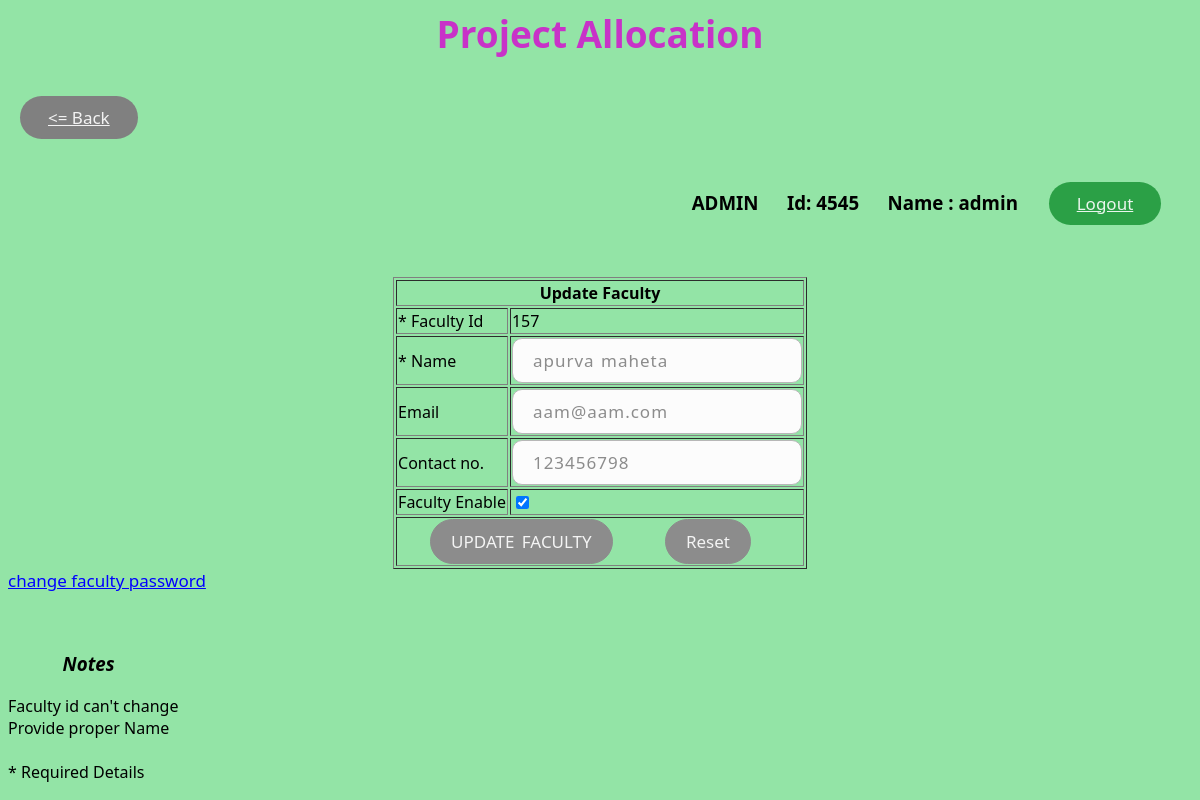
The page /admin/f/update_faculty.php?id=157 (signed in) on the database its author committed.
### tables this page shows
CREATE TABLE `faculty` (
  `faculty_id` int(6) UNSIGNED NOT NULL,
  `name` varchar(25) NOT NULL,
  `password` varchar(20) DEFAULT NULL,
  `email` varchar(30) NOT NULL,
  `contact_no` varchar(14) NOT NULL,
  `admin` int(1) DEFAULT NULL,
  `enable` int(1) DEFAULT NULL
);

### admin/f/update_faculty.php (the view, shortened to what this page needs)
<html>
    <head>
        <link rel="stylesheet" type="text/css" href="../../main.css">
    </head>
    <body>
        <h1 align="center">Project Allocation</h1>
        <h3 align="left"><a href="../faculty.php" class="back shadow"><= Back</a></h3>
        <h3 align="right"><?php if(isset($_SESSION['admin'])){echo 'ADMIN';}else{echo 'FACULTY';} ?>   &emsp;    Id: <?php echo $_SESSION['faculty']; ?>  &emsp;       Name : <?php echo $_SESSION['faculty_name']; ?>&emsp;<a href="../admin_logout.php" class="log_out shadow">Logout</a>&emsp;</h3>
        <form action="update_faculty_sql.php" onsubmit="return Validate()" method="post">
            <br>
            <table align="center" border="1">
                <tr>
                    <th colspan="2">Update Faculty</th>
                </tr>
            <?php
            try{
                $dbhandler = new PDO('mysql:host=127.0.0.1;dbname=project_db','root','');
                $dbhandler->setAttribute(PDO::ATTR_ERRMODE,PDO::ERRMODE_EXCEPTION);
                $query=$dbhandler->prepare("select * from faculty where faculty_id=?");
                $query->execute(array($_GET['id']));
                $r=$query->fetch();
                if($r==null)
                {
                    header("location:../faculty.php?msg=faculty with provided id is not available");
                }
                else{
                    echo '<tr>
                    <td>* Faculty Id</td>
                    <td><input type="hidden" id="id" name="f_id" value="'.$r['faculty_id'].'">'.$r['faculty_id'].'</td>
                </tr>
                <tr>
                    <td>* Name</td>
                    <td><input type="text" id="name" class="textbox" name="f_name" value="'.$r['name'].'" required></td>
                </tr>
                <tr>
                    <td>Email</td>
                    <td><input type="email" id="email" class="textbox" name="f_email" value="'.$r['email'].'"></td>
                </tr>
                <tr>
                    <td>Contact no.</td>
                    <td><input type="text" id="no" class="textbox" name="f_contact" value="'.$r['contact_no'].'"></td>
                </tr>
                <tr>
                    <td>Faculty Enable</td>
                    <td><input type="checkbox" name="f_enable" ';if($r['enable']){echo 'checked';}else{echo 'unchecked';}echo '></td>
                </tr>';
                }
            }
            catch (PDOException $e){
                header("location:../faculty.php?msg=hi");
            }
            ?>
               <tr>
                    <td colspan="2">&emsp;&emsp;<input type="submit" class="button shadow" value="UPDATE FACULTY">&emsp;&emsp;&emsp;
                    <input type="reset" class="button shadow" value="Reset"></td>
                </tr>
            </table>
            <?php
                echo '<a href="change_faculty_password.php?id='.$_GET['id'].'" >change faculty password</a>';
            ?>
        </form>
        <br><h4>
            <h3><i><ul>&nbsp;&nbsp;&nbsp;Notes</ul></i></h3>
            Faculty id can't change
            <br>
            Provide proper Name
            <br>
            <br>
            *  Required Details
        </h4>
    </body>
</html>

### main.css (style rules this page uses)
h1 { color: rgb(200,50,200); font-family: algerian,Segoe UI,Frutiger,Frutiger Linotype,Dejavu Sans; font-size: 37px; }
a { color: blue; font-size: 17px; }
.log_out { display: inline-block; -webkit-box-sizing: border-box; -moz-box-sizing: border-box; box-sizing: border-box; cursor: pointer; margin: 12px; padding: 10px 28px; border: none; -webkit-border-radius: 30px; border-radius: 30px; font-family: Segoe UI,Frutiger,Frutiger Linotype,Dejavu Sans,Helvetica Neue,Arial,sans-serif; font-size: 17px; font-style: normal; font-variant: normal; font-weight: 500; color: rgba(255,255,255,0.9); -o-text-overflow: clip; text-overflow: clip; background: #2ba046; }
.back { display: inline-block; -webkit-box-sizing: border-box; -moz-box-sizing: border-box; box-sizing: border-box; cursor: pointer; margin: 12px; padding: 10px 28px; border: none; -webkit-border-radius: 30px; border-radius: 30px; font-family: Segoe UI,Frutiger,Frutiger Linotype,Dejavu Sans,Helvetica Neue,Arial,sans-serif; font-size: 17px; font-style: normal; font-variant: normal; font-weight: 500; color: rgba(255,255,255,0.9); -o-text-overflow: clip; text-overflow: clip; background: grey; }
.textbox { display: inline-block; -webkit-box-sizing: content-box; -moz-box-sizing: content-box; box-sizing: content-box; padding: 10px 20px; border: 1px solid #b7b7b7; -webkit-border-radius: 3px; border-radius: 10px; font-family: Segoe UI,Frutiger,Frutiger Linotype,Dejavu Sans,Helvetica Neue,Arial,sans-serif; font-size: 17px; font-style: normal; font-variant: normal; font-weight: 500; color: rgba(140,140,140,1); -o-text-overflow: clip; text-overflow: clip; letter-spacing: 1px; word-spacing: 1px; background: rgba(252,252,252,1); }
.button { display: inline-block; -webkit-box-sizing: content-box; -moz-box-sizing: content-box; box-sizing: content-box; cursor: pointer; padding: 10px 20px; border: 1px solid #8c8c8c; -webkit-border-radius: 30px; border-radius: 30px; font-family: Segoe UI,Frutiger,Frutiger Linotype,Dejavu Sans,Helvetica Neue,Arial,sans-serif; font-size: 17px; font-style: normal; font-variant: normal; font-weight: 500; color: rgba(255,255,255,0.9); -o-text-overflow: clip; text-overflow: clip; word-spacing: 3px; background: rgba(140,140,140,1); }

### rows shown on the page
faculty: faculty_id "157", f_name "apurva maheta", f_email "aam@aam.com", f_contact "123456798", enable "☑"

### other values the page prints
$_SESSION['faculty'] "4545"
$_SESSION['faculty_name'] "admin"
